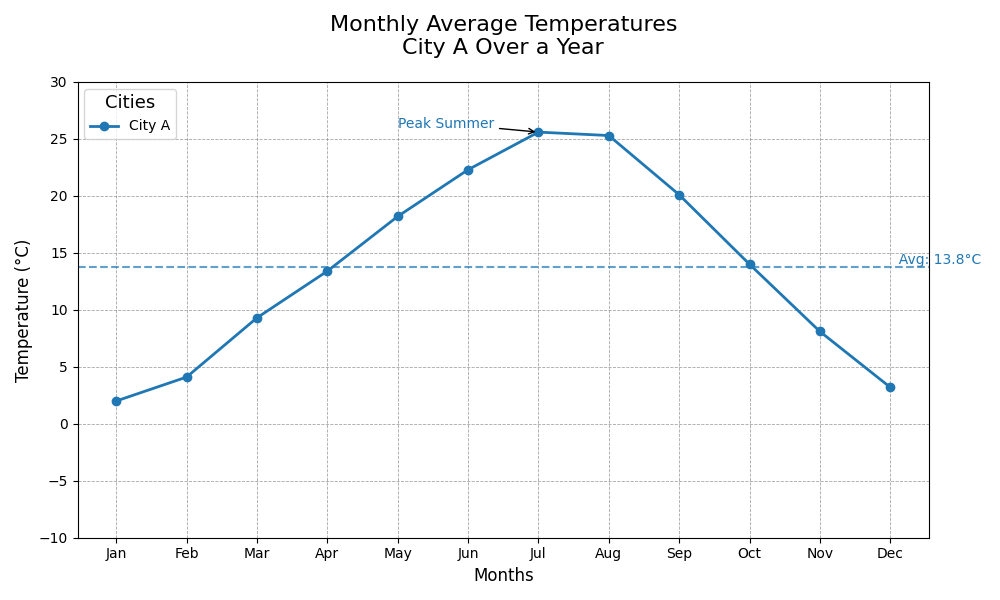

The script that drew this image:
import matplotlib.pyplot as plt
import numpy as np

# Data: Average Monthly Temperatures (in Celsius) for a fictitious city over a year
months = np.array(['Jan', 'Feb', 'Mar', 'Apr', 'May', 'Jun', 'Jul', 'Aug', 'Sep', 'Oct', 'Nov', 'Dec'])
city_a_temps = np.array([2.0, 4.1, 9.3, 13.4, 18.2, 22.3, 25.6, 25.3, 20.1, 14.0, 8.1, 3.2])

# Yearly average temperature for the city
avg_city_a = np.mean(city_a_temps)

# Create figure and axis
fig, ax = plt.subplots(figsize=(10, 6))

# Plot temperature line for City A
ax.plot(months, city_a_temps, label='City A', marker='o', color='#1f77b4', linewidth=2)

# Mark average yearly temperature with a dashed line
ax.axhline(y=avg_city_a, color='#1f77b4', linestyle='--', linewidth=1.5, alpha=0.7)

# Add annotation for average temperature
ax.text(len(months)-1, avg_city_a, f'  Avg: {avg_city_a:.1f}°C', color='#1f77b4', verticalalignment='bottom')

# Customizing title and labels
ax.set_title('Monthly Average Temperatures\nCity A Over a Year', fontsize=16, pad=20)
ax.set_xlabel('Months', fontsize=12)
ax.set_ylabel('Temperature (°C)', fontsize=12)

# Adding point of interest
ax.annotate('Peak Summer', xy=('Jul', 25.6), xytext=('May', 26),
            arrowprops=dict(facecolor='black', arrowstyle='->', lw=1),
            fontsize=10, color='#1f77b4')

# Customizing grid and ticks
ax.grid(visible=True, which='both', linestyle='--', linewidth=0.6, color='grey', alpha=0.7)
ax.set_xticks(months)
ax.set_yticks(np.arange(-10, 31, 5))
ax.set_ylim(-10, 30)

# Adding legend
ax.legend(title='Cities', title_fontsize='13', fontsize='10', loc='upper left')

# Automatically adjust layout
plt.tight_layout()

# Display the plot
plt.show()
